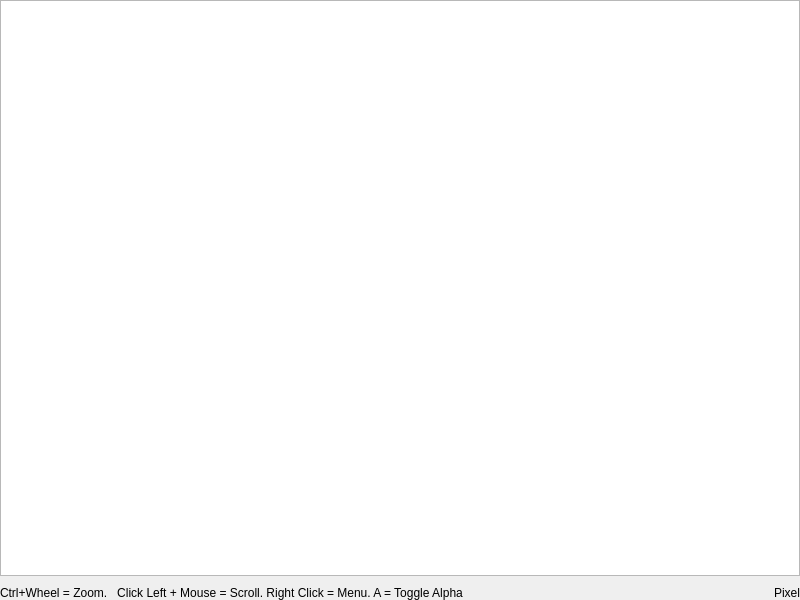
<?xml version="1.0" encoding="UTF-8"?>
<ui version="4.0">
 <class>TextureViewerFast</class>
 <widget class="QDialog" name="TextureViewerFast">
  <property name="geometry">
   <rect>
    <x>0</x>
    <y>0</y>
    <width>800</width>
    <height>600</height>
   </rect>
  </property>
  <property name="windowTitle">
   <string>Dialog</string>
  </property>
  <layout class="QVBoxLayout" name="verticalLayout">
   <property name="spacing">
    <number>0</number>
   </property>
   <property name="leftMargin">
    <number>0</number>
   </property>
   <property name="topMargin">
    <number>0</number>
   </property>
   <property name="rightMargin">
    <number>0</number>
   </property>
   <property name="bottomMargin">
    <number>0</number>
   </property>
   <item>
    <widget class="QGraphicsView" name="graphicsView"/>
   </item>
   <item>
    <layout class="QHBoxLayout" name="horizontalLayout">
     <property name="topMargin">
      <number>10</number>
     </property>
     <item>
      <widget class="QLabel" name="label_3">
       <property name="text">
        <string>Ctrl+Wheel = Zoom.   Click Left + Mouse = Scroll. Right Click = Menu. A = Toggle Alpha</string>
       </property>
      </widget>
     </item>
     <item>
      <widget class="QLabel" name="labelPixel">
       <property name="text">
        <string>Pixel</string>
       </property>
       <property name="alignment">
        <set>Qt::AlignRight|Qt::AlignTrailing|Qt::AlignVCenter</set>
       </property>
      </widget>
     </item>
    </layout>
   </item>
  </layout>
 </widget>
 <resources/>
 <connections/>
</ui>
